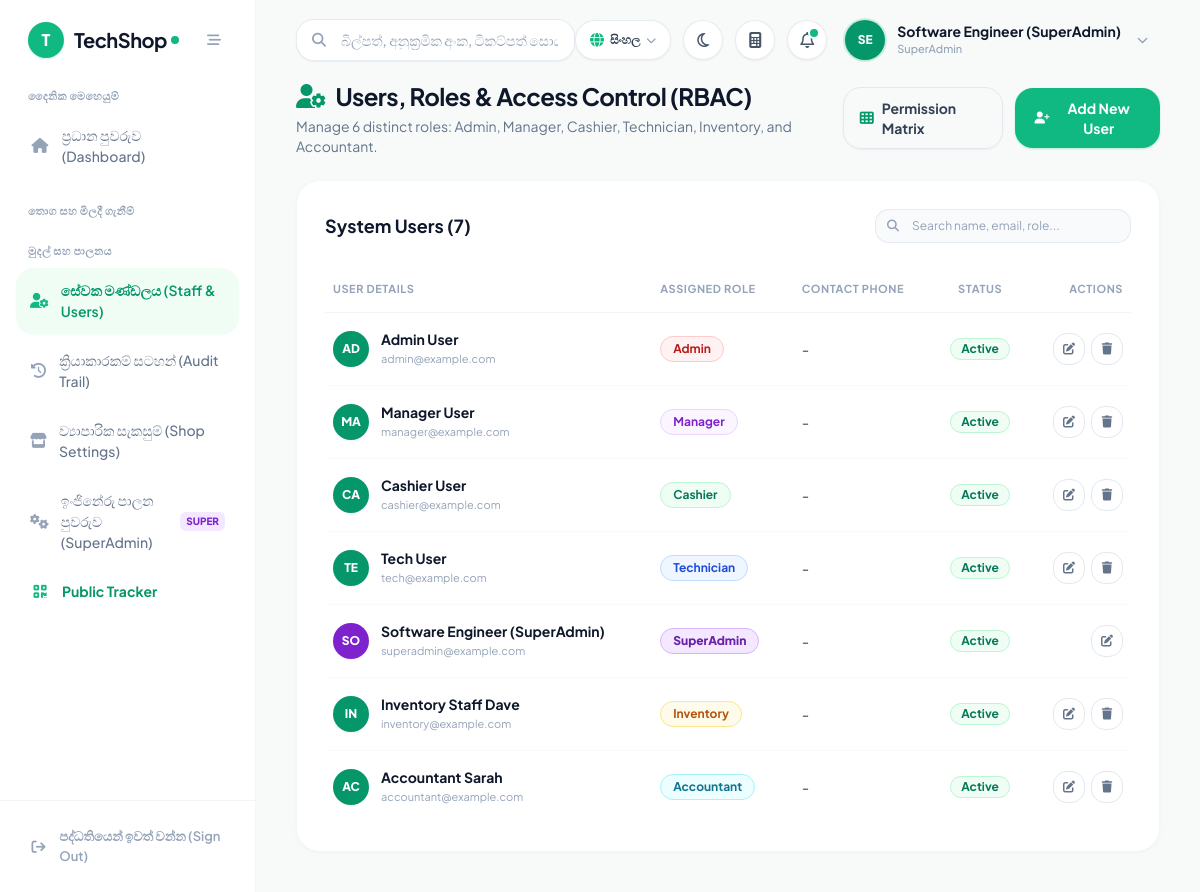
/pages/users.php?lang=si (signed in), run on the app's committed database.
### tables this page shows
CREATE TABLE IF NOT EXISTS `settings` (
  `setting_key` varchar(50) NOT NULL,
  `setting_value` text,
  `created_at` timestamp NULL DEFAULT CURRENT_TIMESTAMP,
  `updated_at` timestamp NULL DEFAULT CURRENT_TIMESTAMP ON UPDATE CURRENT_TIMESTAMP,
  PRIMARY KEY (`setting_key`)
);

CREATE TABLE IF NOT EXISTS `users` (
  `id` bigint unsigned NOT NULL AUTO_INCREMENT,
  `name` varchar(255) NOT NULL,
  `email` varchar(255) NOT NULL,
  `password` varchar(255) NOT NULL,
  `role` varchar(50) NOT NULL DEFAULT 'Cashier',
  `phone` varchar(50) DEFAULT NULL,
  `branch_id` int NOT NULL DEFAULT '1',
  `status` tinyint(1) NOT NULL DEFAULT '1',
  `created_at` timestamp NULL DEFAULT CURRENT_TIMESTAMP,
  `updated_at` timestamp NULL DEFAULT CURRENT_TIMESTAMP ON UPDATE CURRENT_TIMESTAMP,
  PRIMARY KEY (`id`),
  UNIQUE KEY `email` (`email`)
);

### pages/users.php (the view, shortened to what the rows shown need)
<?php
require_once '../includes/db.php';
require_once '../includes/header.php';
$assignable_roles = match ($role) {
    'SuperAdmin' => ['Admin', 'Manager', 'Cashier', 'Technician', 'Inventory', 'Accountant', 'SuperAdmin'],
    'Admin' => ['Admin', 'Manager', 'Cashier', 'Technician', 'Inventory', 'Accountant'],
    'Manager' => ['Cashier', 'Technician', 'Inventory', 'Accountant'],
    default => [],
};
$can_manage_role = static function (string $target_role) use ($assignable_roles): bool {
    return in_array($target_role, $assignable_roles, true);
};
$users_list = [];
if ($pdo) {
    try {
        if ($role === 'SuperAdmin') {
            $users_list = $pdo->query("SELECT * FROM users ORDER BY id ASC")->fetchAll();
        } else {
            $users_list = $pdo->query("SELECT * FROM users WHERE role != 'SuperAdmin' ORDER BY id ASC")->fetchAll();
        }
    } catch (Exception $e) {}
}
?>
<div class="space-y-6 max-w-7xl mx-auto">
    <div class="flex flex-col sm:flex-row sm:items-center justify-between gap-4">
        <div>
            <h1 class="text-2xl font-bold text-slate-900 tracking-tight flex items-center gap-2.5">
                <i class="fa-solid fa-user-gear text-emerald-600"></i>
                <span>Users, Roles & Access Control (RBAC)</span>
            </h1>
        </div>
    </div>
    <div class="bg-white rounded-3xl shadow-card border border-slate-100/90 p-6 sm:p-7 overflow-hidden">
        <div class="flex flex-col sm:flex-row sm:items-center justify-between gap-4 mb-6">
            <h2 class="text-lg font-bold text-slate-900">System Users (<?php echo count($users_list); ?>)</h2>
        </div>
        <div class="overflow-x-auto -mx-6 sm:-mx-7 px-6 sm:px-7">
            <table class="w-full text-left border-collapse" id="usersTable">
                <thead>
                    <tr class="border-b border-slate-100 text-[11px] font-bold text-slate-400 uppercase tracking-wider">
                        <th class="py-3.5 pr-4 pl-2">User Details</th>
                        <th class="py-3.5 px-4">Assigned Role</th>
                        <th class="py-3.5 px-4">Contact Phone</th>
                        <th class="py-3.5 px-4 text-center">Status</th>
                        <th class="py-3.5 pl-4 pr-2 text-right">Actions</th>
                    </tr>
                </thead>
                <tbody class="divide-y divide-slate-50 text-xs sm:text-sm text-slate-700">
                    <?php foreach ($users_list as $u):
                        $u_role = $u['role'] ?? 'Cashier';
                        $role_colors = [
                            'SuperAdmin' => 'bg-purple-100 text-purple-800 border-purple-300 font-extrabold',
                            'Admin' => 'bg-red-50 text-red-700 border-red-200',
                            'Manager' => 'bg-purple-50 text-purple-700 border-purple-200',
                            'Cashier' => 'bg-emerald-50 text-emerald-700 border-emerald-200',
                            'Technician' => 'bg-blue-50 text-blue-700 border-blue-200',
                            'Inventory' => 'bg-amber-50 text-amber-700 border-amber-200',
                            'Accountant' => 'bg-cyan-50 text-cyan-700 border-cyan-200'
                        ][$u_role] ?? 'bg-slate-100 text-slate-700 border-slate-200';
                    ?>
                    <tr class="hover:bg-slate-50/60 transition-colors group">
                        <td class="py-4 pr-4 pl-2 font-bold text-slate-900">
                            <div class="flex items-center gap-3">
                                <div class="w-9 h-9 rounded-2xl <?php echo $u_role === 'SuperAdmin' ? 'bg-purple-700' : 'bg-emerald-600'; ?> text-white font-extrabold flex items-center justify-center text-xs shrink-0 shadow-sm">
                                    <?php echo strtoupper(substr($u['name'], 0, 2)); ?>
                                </div>
                                <div>
                                    <span class="block font-bold text-slate-900"><?php echo htmlspecialchars($u['name']); ?></span>
                                    <span class="block text-[11px] text-slate-400 font-normal"><?php echo htmlspecialchars($u['email']); ?></span>
                                </div>
                            </div>
                        </td>
                        <td class="py-4 px-4">
                            <span class="inline-block border text-xs font-bold px-3 py-1 rounded-xl <?php echo $role_colors; ?>">
                                <?php echo htmlspecialchars($u['role']); ?>
                            </span>
                        </td>
                        <td class="py-4 px-4 font-medium text-slate-600">
                            <?php echo htmlspecialchars($u['phone'] ?? '-'); ?>
                        </td>
                        <td class="py-4 px-4 text-center">
                            <?php if ($u['status'] == 1): ?>
                                <span class="inline-block text-xs font-bold text-emerald-700 bg-emerald-50 px-2.5 py-0.5 rounded-full border border-emerald-200">Active</span>
                            <?php else: ?>
                                <span class="inline-block text-xs font-bold text-slate-400 bg-slate-100 px-2.5 py-0.5 rounded-full">Disabled</span>
                            <?php endif; ?>
                        </td>
                        <td class="py-4 pl-4 pr-2 text-right">
                            <div class="flex items-center justify-end gap-1.5">
                                <?php if ($u['role'] !== 'SuperAdmin' || $role === 'SuperAdmin'): ?>
                                <button onclick="openUserModal('edit', <?php echo htmlspecialchars(json_encode($u)); ?>)" class="w-8 h-8 rounded-xl border border-slate-200 text-slate-500 hover:text-emerald-600 hover:bg-emerald-50 flex items-center justify-center transition-colors text-xs" title="Edit User">
                                    <i class="fa-solid fa-pen-to-square"></i>
                                </button>
                                <?php endif; ?>
                                <?php if ((int)$u['id'] !== (int)($user['id'] ?? 0) && $can_manage_role($u['role'])): ?>
                                <form method="POST" action="users.php" onsubmit="return confirm('Delete user <?php echo addslashes($u['name']); ?>?');" class="inline">
                                    <button type="submit" class="w-8 h-8 rounded-xl border border-slate-200 text-slate-500 hover:text-red-600 hover:bg-red-50 flex items-center justify-center transition-colors text-xs" title="Delete User">
                                        <i class="fa-solid fa-trash"></i>
                                    </button>
                                </form>
                                <?php endif; ?>
                            </div>
                        </td>
                    </tr>
                    <?php endforeach; ?>
                </tbody>
            </table>
        </div>
    </div>
</div>
<?php require_once '../includes/footer.php'; ?>

### includes/header.php (shortened to what the rows shown need)
<?php
enforce_page_access();
$user = $_SESSION['user'];
$role = $user['role'] ?? 'Cashier';
        ?>
        <?php
$sys_name = 'TechShop';
$sys_logo = '';
if (isset($pdo) && $pdo) {
    try {
        $stmt_h = $pdo->query("SELECT setting_key, setting_value FROM settings WHERE setting_key IN ('system_name', 'shop_logo', 'currency_symbol', 'shop_currency', 'supported_currencies_json')");
        while ($row = $stmt_h->fetch()) {
            if ($row['setting_key'] === 'system_name' && !empty($row['setting_value'])) $sys_name = $row['setting_value'];
        }
    } catch (\Exception $e) {}
}
$user_name = $user['name'] ?? 'Staff User';
$user_role = $user['role'] ?? 'Cashier';
$name_parts = explode(' ', trim($user_name));
$initials = strtoupper(substr($name_parts[0] ?? 'U', 0, 1) . (isset($name_parts[1]) ? substr($name_parts[1], 0, 1) : ''));
?>
<!DOCTYPE html>
<html lang="en" class="h-full">
<head>
    <script src="https://cdn.tailwindcss.com"></script>
    <link rel="stylesheet" href="https://cdnjs.cloudflare.com/ajax/libs/font-awesome/6.5.1/css/all.min.css">
</head>
<body class="bg-[#F7FAF8] text-slate-800 font-sans flex h-screen overflow-hidden antialiased">
    <aside id="mainSidebar" class="w-64 bg-white border-r border-slate-100/90 flex flex-col fixed md:static inset-y-0 left-0 z-50 transform -translate-x-full md:translate-x-0 transition-transform duration-200 ease-in-out">
        <div class="h-20 flex items-center justify-between px-7">
            <a href="dashboard.php" class="flex items-center gap-2.5 group">
                <?php if ($sys_logo): ?>
                    <img src="../uploads/logo/<?php echo htmlspecialchars($sys_logo); ?>" alt="Logo" class="h-9 w-9 object-contain rounded-xl">
                <?php else: ?>
                    <div class="w-9 h-9 rounded-2xl bg-emerald-500 text-white flex items-center justify-center font-black text-base shadow-sm shadow-emerald-500/20">
                        <?php echo strtoupper(substr($sys_name, 0, 1)); ?>
                    </div>
                <?php endif; ?>
                <div class="flex items-center tracking-tight">
                    <span class="text-xl font-bold text-slate-900 tracking-tight"><?php echo htmlspecialchars($sys_name); ?></span>
                    <span class="w-2 h-2 rounded-full bg-emerald-500 ml-1 inline-block"></span>
                </div>
            </a>
        </div>
    </aside>
    <main class="flex-1 flex flex-col h-screen overflow-hidden bg-[#F7FAF8]">
        <header class="h-20 bg-transparent flex items-center justify-between px-6 lg:px-10 z-20 shrink-0">
            <div class="flex items-center space-x-2 sm:space-x-3">
                <div class="relative">
                    <button id="userMenuBtn" onclick="toggleUserMenu()" class="flex items-center gap-3 p-1.5 pr-3 rounded-full hover:bg-white transition-all">
                        <div class="w-10 h-10 rounded-full bg-emerald-600 text-white font-extrabold flex items-center justify-center text-xs shadow-sm ring-2 ring-emerald-500/20">
                            <?php echo htmlspecialchars($initials); ?>
                        </div>
                        <div class="text-left hidden md:block">
                            <div class="text-sm font-bold text-slate-900 leading-tight"><?php echo htmlspecialchars($user_name); ?></div>
                            <div class="text-[11px] font-medium text-slate-400"><?php echo htmlspecialchars($user_role); ?></div>
                        </div>
                        <i class="fa-solid fa-chevron-down text-slate-400 text-[11px] ml-1"></i>
                    </button>
                </div>
            </div>
        </header>
        <div class="flex-1 overflow-y-auto px-6 lg:px-10 pb-10">

### data on the page
settings: setting_value "T", setting_value "TechShop"
users: name "SE", name "Software Engineer (SuperAdmin)", role "SuperAdmin", name "SO", email "superadmin@example.com", phone "-", status "Active"
users: name "AD", name "Admin User", email "admin@example.com", role "Admin", phone "-", status "Active"
users: name "MA", name "Manager User", email "manager@example.com", role "Manager", phone "-", status "Active"
users: name "CA", name "Cashier User", email "cashier@example.com", role "Cashier", phone "-", status "Active"
users: name "TE", name "Tech User", email "tech@example.com", role "Technician", phone "-", status "Active"
users: name "IN", name "Inventory Staff Dave", email "inventory@example.com", role "Inventory", phone "-", status "Active"
users: name "AC", name "Accountant Sarah", email "accountant@example.com", role "Accountant", phone "-", status "Active"

### other printed values
__('nav_operations') "දෛනික මෙහෙයුම්"
__('nav_dashboard') "ප්‍රධාන පුවරුව (Dashboard)"
__('nav_inventory_supply') "තොග සහ මිලදී ගැනීම්"
__('nav_finance_control') "මුදල් සහ පාලනය"
__('nav_staff') "සේවක මණ්ඩලය (Staff & Users)"
__('nav_audit') "ක්‍රියාකාරකම් සටහන් (Audit Trail)"
__('nav_shop_settings') "ව්‍යාපාරික සැකසුම් (Shop Settings)"
__('nav_system_settings') "ඉංජිනේරු පාලන පුවරුව (SuperAdmin)"
__('nav_sign_out') "පද්ධතියෙන් ඉවත් වන්න (Sign Out)"
count($users_list) "7"
